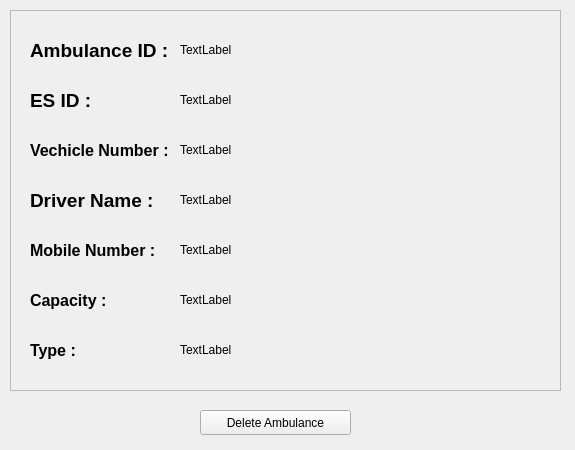
<?xml version="1.0" encoding="UTF-8"?>
<ui version="4.0">
 <class>Form</class>
 <widget class="QWidget" name="Form">
  <property name="geometry">
   <rect>
    <x>0</x>
    <y>0</y>
    <width>575</width>
    <height>450</height>
   </rect>
  </property>
  <property name="windowTitle">
   <string> Delete Ambulance</string>
  </property>
  <widget class="QFrame" name="frame">
   <property name="geometry">
    <rect>
     <x>10</x>
     <y>10</y>
     <width>551</width>
     <height>381</height>
    </rect>
   </property>
   <property name="frameShape">
    <enum>QFrame::StyledPanel</enum>
   </property>
   <property name="frameShadow">
    <enum>QFrame::Raised</enum>
   </property>
   <widget class="QLabel" name="vechicleNumberLabel">
    <property name="geometry">
     <rect>
      <x>20</x>
      <y>120</y>
      <width>151</width>
      <height>41</height>
     </rect>
    </property>
    <property name="styleSheet">
     <string notr="true">font-size:14pt;
font-weight: bold;</string>
    </property>
    <property name="text">
     <string>&lt;html&gt;&lt;head/&gt;&lt;body&gt;&lt;p&gt;&lt;span style=&quot; font-size:12pt;&quot;&gt;Vechicle Number :&lt;/span&gt;&lt;/p&gt;&lt;/body&gt;&lt;/html&gt;</string>
    </property>
   </widget>
   <widget class="QLabel" name="driverNameLabel">
    <property name="geometry">
     <rect>
      <x>20</x>
      <y>170</y>
      <width>151</width>
      <height>41</height>
     </rect>
    </property>
    <property name="styleSheet">
     <string notr="true">font-size:14pt;
font-weight: bold;</string>
    </property>
    <property name="text">
     <string>&lt;html&gt;&lt;head/&gt;&lt;body&gt;&lt;p&gt;Driver Name : &lt;/p&gt;&lt;/body&gt;&lt;/html&gt;</string>
    </property>
   </widget>
   <widget class="QLabel" name="capacityLabel">
    <property name="geometry">
     <rect>
      <x>20</x>
      <y>270</y>
      <width>91</width>
      <height>41</height>
     </rect>
    </property>
    <property name="styleSheet">
     <string notr="true">font-size:14pt;
font-weight: bold;</string>
    </property>
    <property name="text">
     <string>&lt;html&gt;&lt;head/&gt;&lt;body&gt;&lt;p&gt;&lt;span style=&quot; font-size:12pt;&quot;&gt;Capacity :&lt;/span&gt;&lt;/p&gt;&lt;/body&gt;&lt;/html&gt;</string>
    </property>
   </widget>
   <widget class="QLabel" name="mobileNumberLabel">
    <property name="geometry">
     <rect>
      <x>20</x>
      <y>220</y>
      <width>151</width>
      <height>41</height>
     </rect>
    </property>
    <property name="styleSheet">
     <string notr="true">font-size:14pt;
font-weight: bold;</string>
    </property>
    <property name="text">
     <string>&lt;html&gt;&lt;head/&gt;&lt;body&gt;&lt;p&gt;&lt;span style=&quot; font-size:12pt;&quot;&gt;Mobile Number :&lt;/span&gt;&lt;/p&gt;&lt;/body&gt;&lt;/html&gt;</string>
    </property>
   </widget>
   <widget class="QLabel" name="typeLabel">
    <property name="geometry">
     <rect>
      <x>20</x>
      <y>320</y>
      <width>71</width>
      <height>41</height>
     </rect>
    </property>
    <property name="styleSheet">
     <string notr="true">font-size:14pt;
font-weight: bold;</string>
    </property>
    <property name="text">
     <string>&lt;html&gt;&lt;head/&gt;&lt;body&gt;&lt;p&gt;&lt;span style=&quot; font-size:12pt;&quot;&gt;Type : &lt;/span&gt;&lt;/p&gt;&lt;/body&gt;&lt;/html&gt;</string>
    </property>
   </widget>
   <widget class="QLabel" name="ambulanceIDLabel">
    <property name="geometry">
     <rect>
      <x>20</x>
      <y>20</y>
      <width>151</width>
      <height>41</height>
     </rect>
    </property>
    <property name="styleSheet">
     <string notr="true">font-size:14pt;
font-weight: bold;</string>
    </property>
    <property name="text">
     <string>&lt;html&gt;&lt;head/&gt;&lt;body&gt;&lt;p&gt;Ambulance ID :&lt;/p&gt;&lt;/body&gt;&lt;/html&gt;</string>
    </property>
   </widget>
   <widget class="QLabel" name="esIDLabel">
    <property name="geometry">
     <rect>
      <x>20</x>
      <y>70</y>
      <width>151</width>
      <height>41</height>
     </rect>
    </property>
    <property name="styleSheet">
     <string notr="true">font-size:14pt;
font-weight: bold;</string>
    </property>
    <property name="text">
     <string>&lt;html&gt;&lt;head/&gt;&lt;body&gt;&lt;p&gt;ES ID :&lt;/p&gt;&lt;/body&gt;&lt;/html&gt;</string>
    </property>
   </widget>
   <widget class="QLabel" name="ambulanceID">
    <property name="geometry">
     <rect>
      <x>170</x>
      <y>30</y>
      <width>281</width>
      <height>20</height>
     </rect>
    </property>
    <property name="text">
     <string>TextLabel</string>
    </property>
   </widget>
   <widget class="QLabel" name="esID">
    <property name="geometry">
     <rect>
      <x>170</x>
      <y>80</y>
      <width>281</width>
      <height>20</height>
     </rect>
    </property>
    <property name="text">
     <string>TextLabel</string>
    </property>
   </widget>
   <widget class="QLabel" name="vechicleLabel">
    <property name="geometry">
     <rect>
      <x>170</x>
      <y>130</y>
      <width>281</width>
      <height>20</height>
     </rect>
    </property>
    <property name="text">
     <string>TextLabel</string>
    </property>
   </widget>
   <widget class="QLabel" name="capacity">
    <property name="geometry">
     <rect>
      <x>170</x>
      <y>280</y>
      <width>281</width>
      <height>20</height>
     </rect>
    </property>
    <property name="text">
     <string>TextLabel</string>
    </property>
   </widget>
   <widget class="QLabel" name="mobileNumber">
    <property name="geometry">
     <rect>
      <x>170</x>
      <y>230</y>
      <width>281</width>
      <height>20</height>
     </rect>
    </property>
    <property name="text">
     <string>TextLabel</string>
    </property>
   </widget>
   <widget class="QLabel" name="driverName">
    <property name="geometry">
     <rect>
      <x>170</x>
      <y>180</y>
      <width>281</width>
      <height>20</height>
     </rect>
    </property>
    <property name="text">
     <string>TextLabel</string>
    </property>
   </widget>
   <widget class="QLabel" name="type">
    <property name="geometry">
     <rect>
      <x>170</x>
      <y>330</y>
      <width>281</width>
      <height>20</height>
     </rect>
    </property>
    <property name="text">
     <string>TextLabel</string>
    </property>
   </widget>
  </widget>
  <widget class="QPushButton" name="closeButton">
   <property name="geometry">
    <rect>
     <x>200</x>
     <y>410</y>
     <width>151</width>
     <height>25</height>
    </rect>
   </property>
   <property name="text">
    <string>Delete Ambulance</string>
   </property>
  </widget>
 </widget>
 <resources/>
 <connections/>
</ui>
